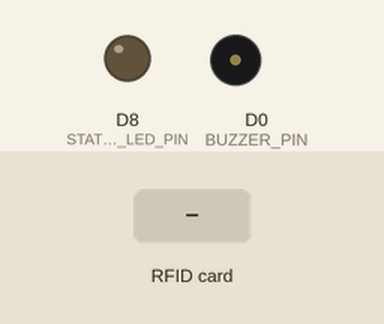
Bench run of a sketch on a simulated ESP8266 (NodeMCU). Shown: output pins drawn as LEDs (lit = HIGH), buzzer (waves = sounding). Inputs (shaded band) come from the test bench. WiFi joins after 1.5 s; servers stay silent unless stated; uploads are accepted with an empty reply; what the sketch prints to the serial monitor is not drawn.

Above: at 2.7 s.
2.8 s: RFID card 5E 7A 19 C4 held to the reader
At 4.0 s:
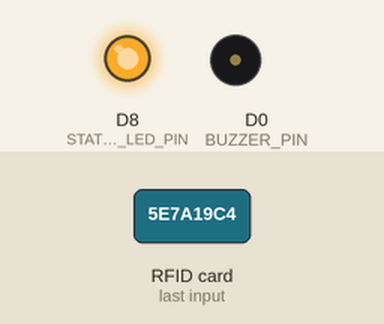
At 4.77 s:
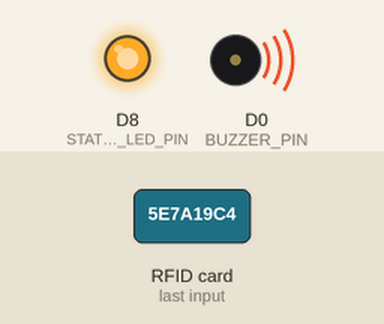
Timing chart, 0 to 6.3 s (numbered marks = the images above; inputs shaded):
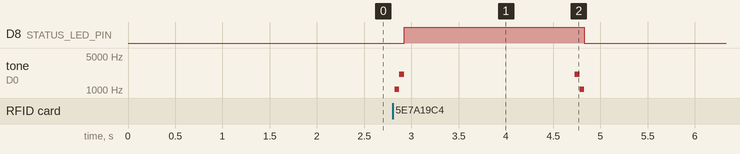

Measured:
- after the input at 2.8 s, D8 (STATUS_LED_PIN): LOW → HIGH after 0.12 s, → LOW 1.9 s later; tone on D0 (BUZZER_PIN): plays 1047 Hz for 0.05 s, 2093 Hz for 0.05 s, 2093 Hz for 0.05 s, 1047 Hz for 0.05 s, starting at once

The sketch:

app.ino
```cpp
/*
 * THE FOCUS BOX
 * Advanced Human-Interface Design - Hochschule Rhein-Waal
 * Winter Semester 2020
 * Created by João Lúcio Gomes
 * Email: jlfgomes@gmail.com
 * Github: https://github.com/uxbyjoao
 *
*/
#include "pitches.h"
#include <ESP8266WiFi.h>
#include <ESP8266HTTPClient.h>
#include <WiFiClient.h>
#include <SPI.h>
#include <MFRC522.h>

// Pin Configuration
#define READER_SS_PIN D2
#define READER_RESET_PIN D3
#define BUZZER_PIN D0
#define STATUS_LED_PIN D8

// WiFi Configuration
#define WIFI_SSID "XuxusHaus"
#define WIFI_PASSWORD "FridaMaria19871992"

MFRC522 mfrc522(READER_SS_PIN, READER_RESET_PIN); // Reader instance
WiFiClient wifiClient;
HTTPClient httpClient;

/**
 * Initializes the RFID Reader
 **/
void initializeRFIDReader()
{
  Serial.println("Initializing RFID Reader...");
  SPI.begin();
  mfrc522.PCD_Init();
  mfrc522.PCD_SetAntennaGain(mfrc522.RxGain_max);
  Serial.print("RFID Serial Version: ");
  mfrc522.PCD_DumpVersionToSerial();
  Serial.println("");
}

/**
 * Initializes the WiFi connection
 **/
void initializeWiFiConnection()
{
  WiFi.begin(WIFI_SSID, WIFI_PASSWORD);
  Serial.print("Connecting to WiFi...");
  while (WiFi.status() != WL_CONNECTED)
  {
    Serial.print(".");
    delay(300);
  }
  Serial.println("");
  Serial.print("Connected with IP: ");
  Serial.println(WiFi.localIP());
  Serial.println("");
}

/**
 * ARDUINO SETUP
 **/
void setup()
{
  // Start serial feed
  Serial.begin(115200);

  // Welcome message
  Serial.println("");
  Serial.println("FOCUS BOX v0.1 by Joao Gomes");
  Serial.println("Project for Advanced Human-Interface Design, Hochschule Rhein-Waal");
  Serial.println("Fuck COVID-19.");
  Serial.println("");
  Serial.println("Initializing now...");
  Serial.println("");
  Serial.println("");

  // Pin setup
  pinMode(BUZZER_PIN, OUTPUT);
  pinMode(STATUS_LED_PIN, OUTPUT);

  // Initialize components
  initializeRFIDReader();
  initializeWiFiConnection();
  // initializeFirebaseConnection();
}

/**
 * ARDUINO LOOP
 **/
void loop()
{
  digitalWrite(STATUS_LED_PIN, LOW);
  // Do nothing if no cards are found
  if (!mfrc522.PICC_IsNewCardPresent())
  {
    return;
  }
  if (!mfrc522.PICC_ReadCardSerial())
  {
    return;
  }

  /**
   * PHONE FOUND AND SCANNED
   **/

  // Get current date & time
  int startTime = millis();
  // Play sound
  tone(BUZZER_PIN, NOTE_C6);
  delay(50);
  tone(BUZZER_PIN, NOTE_C7);
  delay(50);
  noTone(BUZZER_PIN);
  // Turn status LED on
  digitalWrite(STATUS_LED_PIN, HIGH);
  // Tell database session has started
  if (httpClient.begin(wifiClient, "http://us-central1-focus-box.cloudfunctions.net/startSession "))
  {
    int httpCode = httpClient.GET();
    if (httpCode > 0)
    {
      String payload = httpClient.getString();
      Serial.println("Successfully started session on Firebase.");
      Serial.println(payload);
    }
    else
    {
      Serial.println("Something went wrong when contacting Firebase.");
      String errorString = httpClient.errorToString(httpCode);
      Serial.println(errorString);
    }
    httpClient.end();
  }
  // Log
  Serial.println("Phone is on, starting new focus session.");

  /**
 * CHECKS IF PHONE IS STILL IN THE BOX
 **/

  bool cardRemoved = false;
  int counter = 0;
  bool current, previous;
  previous = !mfrc522.PICC_IsNewCardPresent();

  while (!cardRemoved)
  {
    // Phone is in box -- do nothing until phone is removed
    current = !mfrc522.PICC_IsNewCardPresent();

    if (current && previous)
      counter++;

    previous = current;
    cardRemoved = (counter > 20);
    delay(50);
  }

  /**
   * PHONE HAS BEEN REMOVED FROM THE BOX
   **/

  // Get current date & time, calculate difference
  int endTime = millis();
  int sessionTotalTime = endTime - startTime;
  // Play sound
  tone(BUZZER_PIN, NOTE_C7);
  delay(50);
  tone(BUZZER_PIN, NOTE_C6);
  delay(50);
  noTone(BUZZER_PIN);
  // Turn status LED off
  digitalWrite(STATUS_LED_PIN, LOW);
  // Post session to database
  if (httpClient.begin(wifiClient, "http://us-central1-focus-box.cloudfunctions.net/endSession?duration=" + String(sessionTotalTime)))
  {
    int httpCode = httpClient.GET();
    if (httpCode > 0)
    {
      String payload = httpClient.getString();
      Serial.println("Successfully added session to Firebase.");
      Serial.println(payload);
    }
    else
    {
      Serial.println("Something went wrong when contacting Firebase.");
      String error = httpClient.errorToString(httpCode);
      Serial.println(error);
    }
    httpClient.end();
  }
  // Log
  Serial.println("Phone was removed, now stopping focus session.");
  Serial.println("");
  Serial.print("Total milliseconds elapsed: ");
  Serial.print(sessionTotalTime);
  Serial.println("");
  Serial.println("");

  Serial.println("");

  // Give the board a little slack...
  delay(1000);

  // Disable scanning
  mfrc522.PICC_HaltA();
  mfrc522.PCD_StopCrypto1();
}
```

pitches.h
```cpp
/*************************************************
 * Pitches for Arduino Piezoeletric Speaker
 * By Mike Putnam
 * See https://gist.github.com/mikeputnam/2820675
 *************************************************/

#define NOTE_B0  31
#define NOTE_C1  33
#define NOTE_CS1 35
#define NOTE_D1  37
#define NOTE_DS1 39
#define NOTE_E1  41
#define NOTE_F1  44
#define NOTE_FS1 46
#define NOTE_G1  49
#define NOTE_GS1 52
#define NOTE_A1  55
#define NOTE_AS1 58
#define NOTE_B1  62
#define NOTE_C2  65
#define NOTE_CS2 69
#define NOTE_D2  73
#define NOTE_DS2 78
#define NOTE_E2  82
#define NOTE_F2  87
#define NOTE_FS2 93
#define NOTE_G2  98
#define NOTE_GS2 104
#define NOTE_A2  110
#define NOTE_AS2 117
#define NOTE_B2  123
#define NOTE_C3  131
#define NOTE_CS3 139
#define NOTE_D3  147
#define NOTE_DS3 156
#define NOTE_E3  165
#define NOTE_F3  175
#define NOTE_FS3 185
#define NOTE_G3  196
#define NOTE_GS3 208
#define NOTE_A3  220
#define NOTE_AS3 233
#define NOTE_B3  247
#define NOTE_C4  262
#define NOTE_CS4 277
#define NOTE_D4  294
#define NOTE_DS4 311
#define NOTE_E4  330
#define NOTE_F4  349
#define NOTE_FS4 370
#define NOTE_G4  392
#define NOTE_GS4 415
#define NOTE_A4  440
#define NOTE_AS4 466
#define NOTE_B4  494
#define NOTE_C5  523
#define NOTE_CS5 554
#define NOTE_D5  587
#define NOTE_DS5 622
#define NOTE_E5  659
#define NOTE_F5  698
#define NOTE_FS5 740
#define NOTE_G5  784
#define NOTE_GS5 831
#define NOTE_A5  880
#define NOTE_AS5 932
#define NOTE_B5  988
#define NOTE_C6  1047
#define NOTE_CS6 1109
#define NOTE_D6  1175
#define NOTE_DS6 1245
#define NOTE_E6  1319
#define NOTE_F6  1397
#define NOTE_FS6 1480
#define NOTE_G6  1568
#define NOTE_GS6 1661
#define NOTE_A6  1760
#define NOTE_AS6 1865
#define NOTE_B6  1976
#define NOTE_C7  2093
#define NOTE_CS7 2217
#define NOTE_D7  2349
#define NOTE_DS7 2489
#define NOTE_E7  2637
#define NOTE_F7  2794
#define NOTE_FS7 2960
#define NOTE_G7  3136
#define NOTE_GS7 3322
#define NOTE_A7  3520
#define NOTE_AS7 3729
#define NOTE_B7  3951
#define NOTE_C8  4186
#define NOTE_CS8 4435
#define NOTE_D8  4699
#define NOTE_DS8 4978
```
